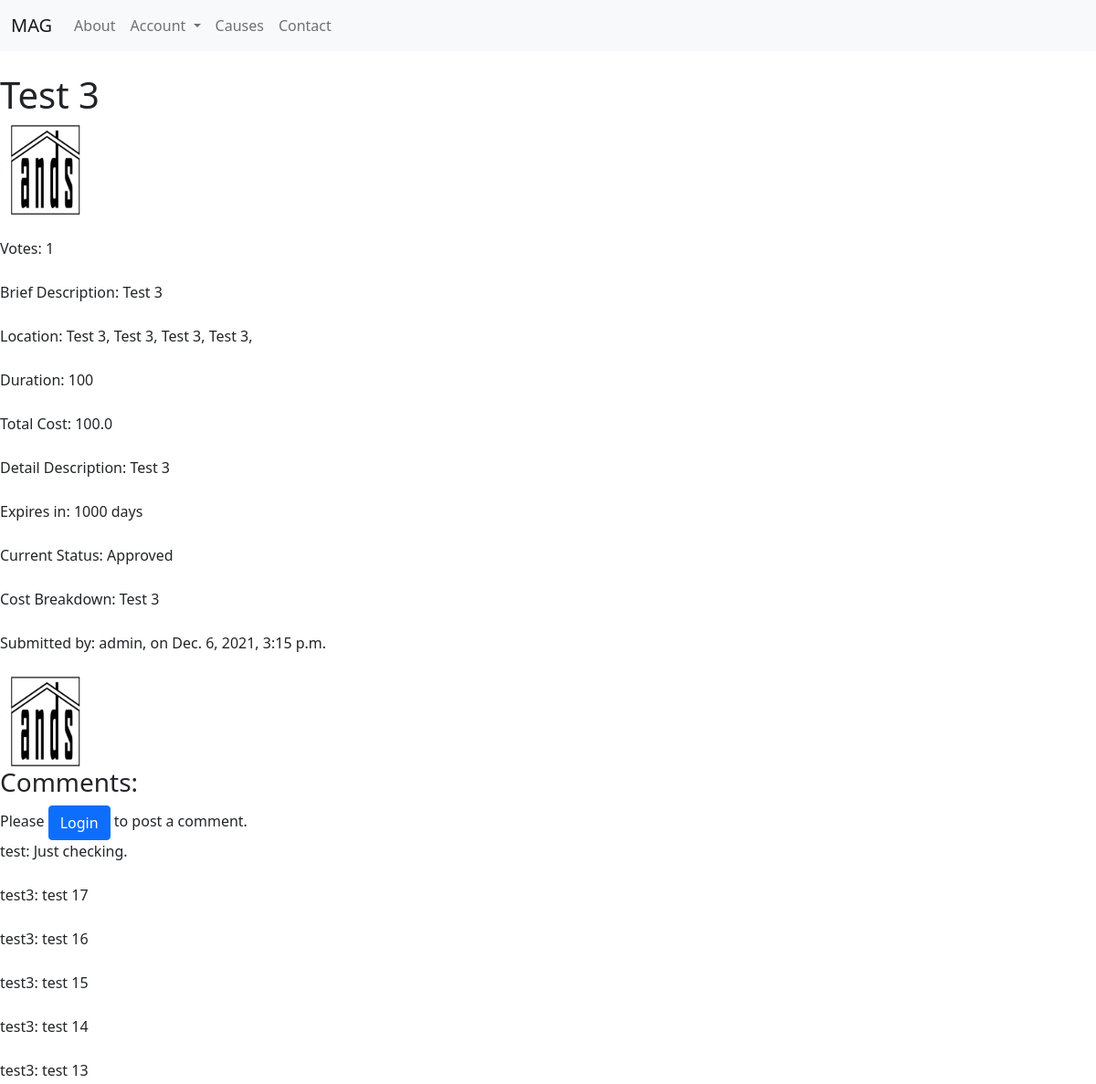
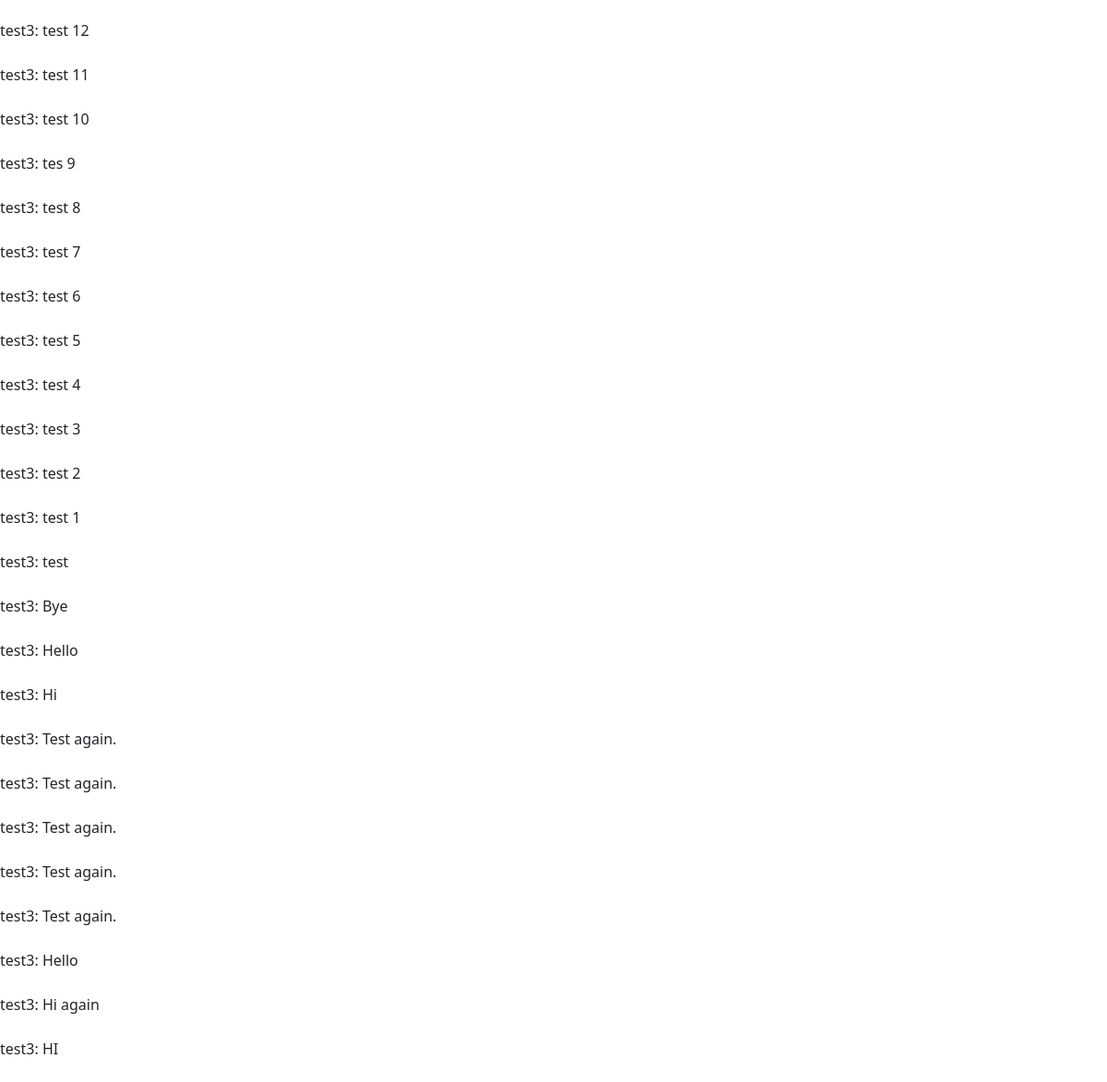
Page /causes/test-3 on the committed database (2 pictures, top to bottom).
### main/models.py (models this page shows)
class Cause(models.Model):
    name = models.CharField(max_length=128)
    category = models.CharField(max_length=32)
    brief_description = models.CharField(max_length=225)
    country = models.CharField(max_length=32)
    state = models.CharField(max_length=32)
    city = models.CharField(max_length=32)
    address = models.CharField(max_length=255, blank=True)
    duration = models.IntegerField(default=0)
    detail_description = models.TextField()
    cost = models.FloatField()
    cost_breakdown = models.TextField()
    expiration = models.IntegerField(blank=True)
    investigated = models.BooleanField(default=False)
    investigator = models.ForeignKey(settings.AUTH_USER_MODEL, blank=True, on_delete=models.SET_NULL, null=True, related_name = 'investigator')
    investigation_note = models.CharField(blank=True, max_length=255)
    approved = models.BooleanField(default=False)
    approver = models.ForeignKey(settings.AUTH_USER_MODEL, blank=True, on_delete=models.SET_NULL, null=True, related_name = 'approver')
    approved_date = models.DateTimeField(blank=True, null=True)
    creator = models.ForeignKey(settings.AUTH_USER_MODEL, on_delete=models.SET_NULL, null=True)
    backers = models.ManyToManyField(settings.AUTH_USER_MODEL, blank=True, related_name = 'backers')
    voters = models.ManyToManyField(settings.AUTH_USER_MODEL, blank=True, related_name = 'voters')
    votes = models.IntegerField(blank=True, default=0)
    completed = models.BooleanField(default=False)
    closed = models.BooleanField(default=False)
    closed_note = models.TextField(blank=True)
    closer = models.ForeignKey(settings.AUTH_USER_MODEL, blank=True, on_delete=models.SET_NULL, null=True, related_name = 'closer')
    closed_date = models.DateTimeField(blank=True, null=True)
    supervisor = models.ForeignKey(settings.AUTH_USER_MODEL, blank=True, on_delete=models.SET_NULL, null=True, related_name = 'supervisor')
    coordinator = models.ForeignKey(settings.AUTH_USER_MODEL, blank=True, on_delete=models.SET_NULL, null=True, related_name = 'coordinator')
    volunteers = models.ManyToManyField(settings.AUTH_USER_MODEL, blank=True, related_name = 'volunteers')
    status = models.CharField(max_length=32)
    date_added = models.DateTimeField(auto_now_add=True)
    slug = models.SlugField(max_length=128)

class Cause_file(models.Model):
    cause = models.ForeignKey(Cause, on_delete=models.CASCADE)
    file_type = models.CharField(max_length=32, null=True, blank=True)
    file_purpose = models.CharField(max_length=32, null=True, blank=True)
    file_description = models.CharField(max_length=255)
    date_added = models.DateTimeField(auto_now_add=True)
    file_upload = models.FileField(upload_to=cause_directory_path)

class User(AbstractUser):
    phone = models.CharField(max_length=11, blank=True, null=True)
    gender = models.CharField(max_length=8, blank=True, null=True)
    birthday = models.DateField(null=True, blank=True)
    bio = models.TextField(max_length=500, blank=True, null=True)
    address = models.CharField(max_length=255, blank=True, null=True)
    city = models.CharField(max_length=32, blank=True, null=True)
    lga = models.CharField(max_length=32, blank=True, null=True)
    state = models.CharField(max_length=32, blank=True, null=True)
    country = models.CharField(max_length=32, blank=True, null=True)
    occupation = models.CharField(max_length=64, blank=True, null=True)
    linkedin = models.URLField(blank=True, null=True)
    followers = models.ManyToManyField(settings.AUTH_USER_MODEL, related_name = 'user_followers', blank=True)
    following = models.ManyToManyField(settings.AUTH_USER_MODEL, related_name = 'user_following', blank=True)
    profile_pic = models.ImageField(blank=True, null=True, upload_to="main/users/profile-pics")
    total_contribution = models.FloatField(default=0.0)
    monthly_donation = models.BooleanField(default=False)
    monthly_vote = models.BooleanField(default=False)
    rank = models.CharField(max_length=32, blank=True, null=True)

class Comment(models.Model):
    cause = models.ForeignKey(Cause, on_delete=models.CASCADE)
    date_added = models.DateTimeField(auto_now_add=True)
    user = models.ForeignKey(settings.AUTH_USER_MODEL, on_delete=models.CASCADE, related_name = 'user', null=True)
    comment = models.CharField(max_length=256)

### main/views.py (the view)
# urls.py: path("causes/<slug>", views.cause, name="cause"),
def cause(request, slug):
    try:
        cause = Cause.objects.get(slug=slug)
        backers = User.objects.filter(backers__id=cause.id)
        cause_files = Cause_file.objects.filter(cause=cause)
        comments = Comment.objects.filter(cause=cause).order_by('-date_added')
        volunteers = User.objects.filter(volunteers__id=cause.id)
        voters = User.objects.filter(voters__id=cause.id)
        context = {
            'backers': backers,
            'cause': cause,
            'cause_files': cause_files,
            'comments': comments,
            'volunteers': volunteers,
            'voters': voters
        }
        return render(request, "main/cause.html", context)
    except ObjectDoesNotExist:
        messages.info(request, f"{slug} does not exist as a Cause")
        return redirect("causes")

### main/templates/main/cause.html (shortened to what this page needs)
{% extends "main/layout.html" %}
{% block body %}
    <main id="cause-page">
        <h1>
            {{ cause.name }}
        </h1>
        {% if cause_files %}
            {% for cause_file in cause_files %}
                {% if cause_file.file_type == "Image" and cause_file.file_purpose == "Profile Picture" %}
                <div>
                    <img src="{{ cause_file.file_upload.url }}" alt="{{ cause.name }}" height="100rem" width="100rem">
                </div>
                <br>
                {% endif %}
            {% endfor %}
        {% endif %}
        <span>
        {% if cause.status != "Awaiting Approval" %}
            <div>
                Votes: <span id="vote-count">{{ voters|length }}</span>
            </div>
            <br>
        {% endif %}
        </span>
        <div>
            Brief Description: {{ cause.brief_description }}
        </div>
        <br>
        <div>
            Location:
            {% if cause.address %}
                {{cause.address}},
            {% endif %}
            {{ cause.city }}, {{ cause.state }}, {{ cause.country }},
        </div>
        <br>
        <div>
            Duration: {{ cause.duration }}
        </div>
        <br>
        <div>
            Total Cost: {{ cause.cost }}
        </div>
        <br>
        <div>
            Detail Description: {{ cause.detail_description }}
        </div>
        <br>
        {% if cause.expiration %}
            <div>
                Expires in: {{cause.expiration}} days
            </div>
            <br>
        {% endif %}
        <div>
            Current Status: {{ cause.status }}
        </div>
        <br>
        <div>
            Cost Breakdown: {{ cause.cost_breakdown }}
        </div>
        <br>
        <div>
            Submitted by: {{ cause.creator }}, on {{ cause.date_added}}
        </div>
        <br>
        {% if cause_files %}
            <div>
            {% for cause_file in cause_files %}
                {% if cause_file.file_type == "Image" %}
                <img src="{{ cause_file.file_upload.url }}" alt="{{ cause.name }}" height="100rem" width="100rem">
                {% endif %}
            {% endfor %}
            </div>
        {% endif %}
        <div>
            <h3>
                Comments:
            </h3>
            {% if user.is_authenticated %}
                <form action="#">
                    {% csrf_token %}
                    <div class="mb-3">
                        <label for="comment" class="form-label">
                            Your Comment
                        </label>
                        <textarea class="form-control" id="comment" aria-describedby="commentHelp" name="comment" placeholder="Hi everyone! Nice work." required type="text"></textarea>
                        <small id="commentHelp" class="form-text">
                            What would you like to say about this Cause?
                        </small>
                    </div>
                    <button class="btn btn-primary" id="post-comment" type="button">
                        Post
                    </button>
                </form>
            {% else %}
            <div>
                Please
                <a class="btn btn-primary" href="{% url 'login' %}">
                    Login
                </a>
                to post a comment.
            </div>
            {% endif %}
            {% if not comments %}
                <br>
                <div>
                    There are no comments for this Cause.
                </div>
                <br>
                <br>
                <br>
            {% else %}
                <div id="comments">
                {% for comment in comments %}
                    <div>
                        <span>{{ comment.user.username }}:</span> <span class="float-right">{{ comment.comment }}</span>
                        <br>
                        <br>
                    </div>
                {% endfor %}
                </div>
            {% endif %}
        </div>
    </main>
{% endblock %}

### rows in the picture
Cause: name "Test 3", brief_description "Test 3", address "Test 3", city "Test 3", state "Test 3", country "Test 3", duration "100", cost "100.0", detail_description "Test 3", expiration "1000", status "Approved", cost_breakdown "Test 3", creator "admin", date_added "Dec. 6, 2021, 3:15 p.m."
Cause_file: file_upload (picture)
Comment: user.username "test", comment "Just checking."
Comment: user.username "test3", comment "test 17"
Comment: user.username "test3", comment "test 16"
Comment: user.username "test3", comment "test 15"
Comment: user.username "test3", comment "test 14"
Comment: user.username "test3", comment "test 13"
Comment: user.username "test3", comment "test 12"
Comment: user.username "test3", comment "test 11"
Comment: user.username "test3", comment "test 10"
Comment: user.username "test3", comment "tes 9"
Comment: user.username "test3", comment "test 8"
Comment: user.username "test3", comment "test 7"
Comment: user.username "test3", comment "test 6"
Comment: user.username "test3", comment "test 5"
Comment: user.username "test3", comment "test 4"
Comment: user.username "test3", comment "test 3"
Comment: user.username "test3", comment "test 2"
Comment: user.username "test3", comment "test 1"
Comment: user.username "test3", comment "test"
Comment: user.username "test3", comment "Bye"
Comment: user.username "test3", comment "Hello"
Comment: user.username "test3", comment "Hi"
Comment: user.username "test3", comment "Test again."
Comment: user.username "test3", comment "Test again."
Comment: user.username "test3", comment "Test again."
Comment: user.username "test3", comment "Test again."
Comment: user.username "test3", comment "Test again."
Comment: user.username "test3", comment "Hello"
Comment: user.username "test3", comment "Hi again"
Comment: user.username "test3", comment "HI"

### other values in the picture
{{ voters|length }} "1"
